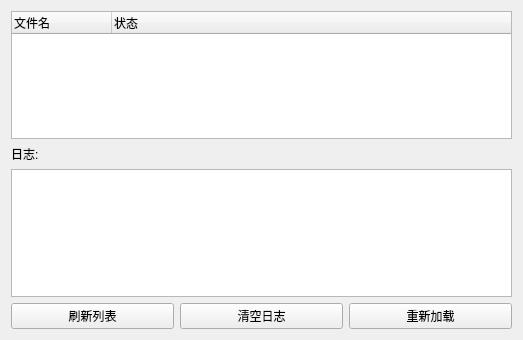
<?xml version="1.0" encoding="UTF-8"?>
<ui version="4.0">
 <class>Widget</class>
 <widget class="QWidget" name="Widget">
  <property name="geometry">
   <rect>
    <x>0</x>
    <y>0</y>
    <width>523</width>
    <height>340</height>
   </rect>
  </property>
  <property name="windowTitle">
   <string>Widget</string>
  </property>
  <layout class="QVBoxLayout" name="verticalLayout">
   <item>
    <layout class="QVBoxLayout" name="verticalLayout_2">
     <item>
      <widget class="QTreeWidget" name="treeWidget">
       <column>
        <property name="text">
         <string>文件名</string>
        </property>
       </column>
       <column>
        <property name="text">
         <string>状态</string>
        </property>
       </column>
      </widget>
     </item>
     <item>
      <widget class="QLabel" name="label">
       <property name="text">
        <string>日志:</string>
       </property>
      </widget>
     </item>
     <item>
      <widget class="QTextEdit" name="textEdit">
       <property name="readOnly">
        <bool>true</bool>
       </property>
      </widget>
     </item>
     <item>
      <layout class="QHBoxLayout" name="horizontalLayout">
       <item>
        <widget class="QPushButton" name="pushButton">
         <property name="text">
          <string>刷新列表</string>
         </property>
        </widget>
       </item>
       <item>
        <widget class="QPushButton" name="pushButton_2">
         <property name="text">
          <string>清空日志</string>
         </property>
        </widget>
       </item>
       <item>
        <widget class="QPushButton" name="pushButton_3">
         <property name="text">
          <string>重新加载</string>
         </property>
        </widget>
       </item>
      </layout>
     </item>
    </layout>
   </item>
  </layout>
 </widget>
 <resources/>
 <connections/>
</ui>
